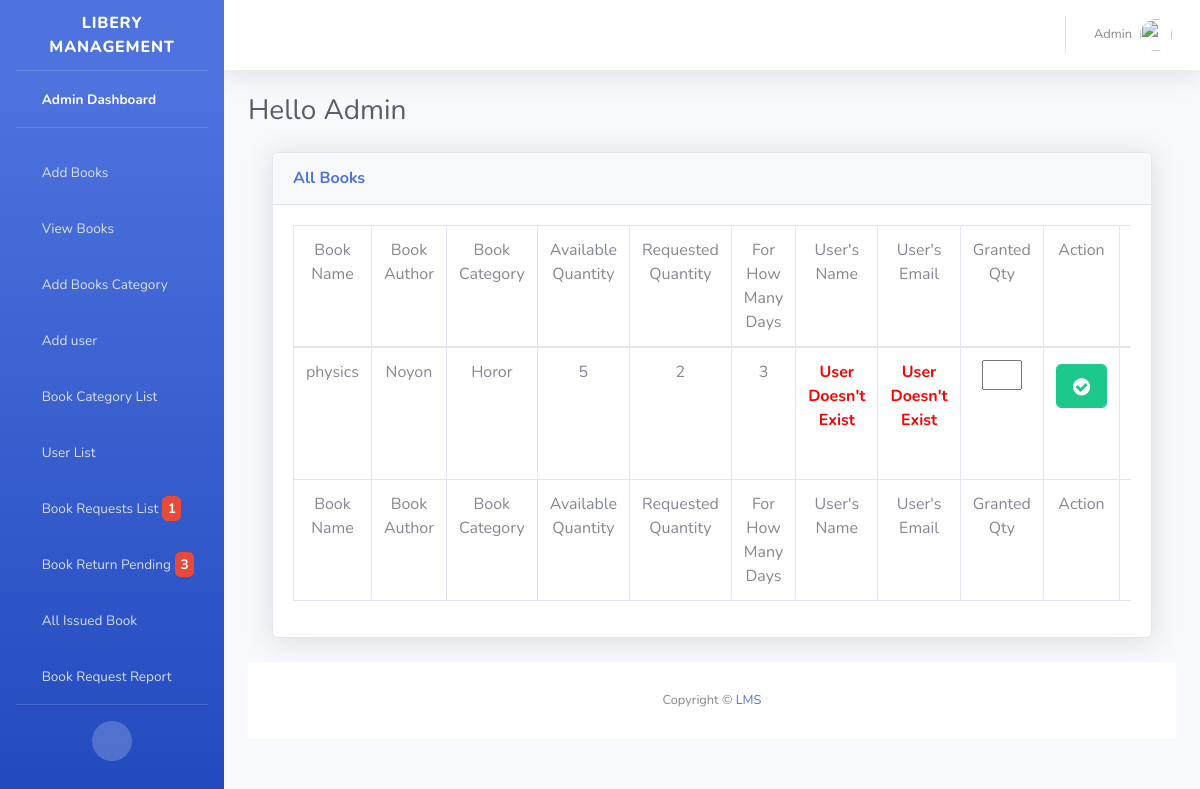
The page /admin/bookrequestlist.php (signed in) on the database its author committed.
### tables this page shows
CREATE TABLE `book_request` (
  `req_id` int(11) NOT NULL,
  `book_name` varchar(255) DEFAULT NULL,
  `author` varchar(255) DEFAULT NULL,
  `cat_name` varchar(255) DEFAULT NULL,
  `hqty` int(11) DEFAULT NULL,
  `days` int(11) DEFAULT NULL,
  `book_id` int(11) DEFAULT NULL,
  `user_id` int(11) DEFAULT NULL,
  `req_status` int(11) NOT NULL DEFAULT '0',
  `dec_reason` varchar(255) NOT NULL
);

CREATE TABLE `book` (
  `book_id` int(11) NOT NULL,
  `book_name` varchar(255) DEFAULT NULL,
  `author` varchar(255) DEFAULT NULL,
  `description` varchar(255) NOT NULL,
  `cat_id` int(11) DEFAULT NULL,
  `qty` int(11) DEFAULT NULL,
  `photo` varchar(255) DEFAULT NULL
);

### admin/bookrequestlist.php (the view, shortened to what this page needs)
<?php
include('ini/header.php');
$sql = "SELECT * FROM book_request
        LEFT JOIN book ON book_request.book_id = book.book_id
        LEFT JOIN user ON book_request.user_id = user.id WHERE book_request.req_status = 0";
$run = mysqli_query($con,$sql);
?>
<div class="container-fluid">
    <div class="card shadow mb-4">
        <div class="card-header py-3">
            <h6 class="m-0 font-weight-bold text-primary">All Books</h6>
        </div>
        <div class="card-body">
            <div class="table-responsive">
                <table class="table table-bordered text-center" id="dataTable" width="100%">
                    <thead>
                        <tr>
                            <td>Book Name</td>
                            <td>Book Author</td>
                            <td>Book Category</td>
                            <td>Available Quantity</td>
                            <td>Requested Quantity</td>
                            <td>For How Many Days</td>
                            <td>User's Name</td>
                            <td>User's Email</td>
                            <td>Granted Qty</td>
                            <td>Action</td>
                            <td>Decline Reason</td>
                        </tr>
                    </thead>
                    <tfoot>
                         <tr>
                            <td>Book Name</td>
                            <td>Book Author</td>
                            <td>Book Category</td>
                            <td>Available Quantity</td>
                            <td>Requested Quantity</td>
                            <td>For How Many Days</td>
                            <td>User's Name</td>
                            <td>User's Email</td>
                            <td>Granted Qty</td>
                            <td>Action</td>
                            <td>Decline Reason</td>
                        </tr>
                    </tfoot>
                    <tbody>
                        <?php while ($data = mysqli_fetch_assoc($run)) { ?>
                            <tr>
                            	<?php if(is_null($data['book_id'])) { ?>
                            		<td style="color: red; font-weight: bolder;">Book Deleted</td>
                            		<td style="color: red; font-weight: bolder;">Book Deleted</td>
                            		<td style="color: red; font-weight: bolder;">Book Deleted</td>
                            		<td style="color: red; font-weight: bolder;">Book Deleted</td>
                            	<?php }else{ ?>
                            		<td><?php echo $data['book_name'] ?></td>
	                                <td><?php echo $data['author'] ?></td>
	                                <td><?php echo $data['cat_name'] ?></td>
	                                <td><?php echo $data['qty'] ?></td>
                            	<?php } ?>
                                <td><?php echo $data['hqty'] ?></td>
                                <td><?php echo $data['days'] ?></td>
							    <?php if(is_null($data['user_id'])) { ?>
							        <td style="color: red; font-weight: bolder;">User Doesn't Exist</td>
							    <?php } else { ?>
							        <td><?php echo $data['s_name'] ?></td>
							    <?php } ?>
                                 <?php if(is_null($data['user_id'])) { ?>
							        <td style="color: red; font-weight: bolder;">User Doesn't Exist</td>
							    <?php } else { ?>
							        <td><?php echo $data['email'] ?></td>
							    <?php } ?>
							    <td>
							    <form action="req_approve.php" method="get">
							        <input type="number" name="granted_qty" style="width: 40px; height: 30px;" required="">
							    <td>
							        <button type="submit" class="btn btn-success btn-lg form-control mt-1"><i class="fa fa-check-circle"></i></button>
								</form>
							    </td>
							    <td>
							    </td>
                            </tr>
                        <?php } ?>
                    </tbody>
                </table>
            </div>
        </div>
    </div>
</div>
<?php include('ini/footer.php') ?>

### admin/ini/header.php (shortened to what this page needs)
<?php session_start();
if(isset($_SESSION['admin_email'])){
    $idd = $_SESSION['id'];
    include('dbcon.php');
    $sql = "SELECT * FROM admin WHERE id = $idd";
    $exe = mysqli_query($con,$sql);
    $data = mysqli_fetch_assoc($exe);
    $sql3 = "SELECT * FROM issued_book WHERE DATE_ADD(issued_book.datee, INTERVAL issued_book.days DAY) < CURDATE() AND return_status = 0";
    $exe3 = mysqli_query($con,$sql3);
    $retbokqty = mysqli_num_rows($exe3);
    $sql1 = "SELECT * FROM book_request WHERE req_status = 0";
    $exe1 = mysqli_query($con,$sql1);
    $reqbokqty = mysqli_num_rows($exe1);
}
else{
    header('location: ../login.php');
}
?>
<!DOCTYPE html>
<html lang="en">
<head>
    <link href="vendor/fontawesome-free/css/all.min.css" rel="stylesheet" type="text/css">
    <link href="css/sb-admin-2.min.css" rel="stylesheet">
    <link href="vendor/datatables/dataTables.bootstrap4.min.css" rel="stylesheet">
    <link rel="stylesheet" href="https://cdnjs.cloudflare.com/ajax/libs/font-awesome/4.7.0/css/font-awesome.min.css">
</head>
<body id="page-top">
    <div id="wrapper">
        <ul class="navbar-nav bg-gradient-primary sidebar sidebar-dark accordion" id="accordionSidebar">
            <a class="sidebar-brand d-flex align-items-center justify-content-center" href="index.php">
                <div class="sidebar-brand-text mx-3">Libery Management</div>
            </a>
            <hr class="sidebar-divider my-0">
            <li class="nav-item active">
                <a class="nav-link" href="index.php">
                    <i class="fas fa-fw fa-tachometer-alt"></i>
                    <span>Admin Dashboard</span></a>
            </li>
            <hr class="sidebar-divider">
            <li class="nav-item">
                <a class="nav-link collapsed" href="add_book.php">
                    <i class="fas fa-fw fa-cog"></i>
                    <span>Add Books</span>
                </a>
            </li>
            <li class="nav-item">
                <a class="nav-link collapsed" href="view_book.php">
                    <i class="fas fa-fw fa-cog"></i>
                    <span>View Books</span>
                </a>
            </li>
            <li class="nav-item">
                <a class="nav-link collapsed" href="add_category.php">
                    <i class="fas fa-fw fa-cog"></i>
                    <span>Add Books Category</span>
                </a>
            </li>
           <li class="nav-item">
                <a class="nav-link collapsed" href="add_user.php">
                    <i class="fas fa-fw fa-cog"></i>
                    <span>Add user</span>
                </a>
            </li>
            <li class="nav-item">
                <a class="nav-link collapsed" href="all_category.php">
                    <i class="fas fa-fw fa-cog"></i>
                    <span>Book Category List</span>
                </a>
            </li>
            <li class="nav-item">
                <a class="nav-link collapsed" href="all_user.php">
                    <i class="fas fa-fw fa-cog"></i>
                    <span>User List</span>
                </a>
            </li>
            <li class="nav-item">
                <a class="nav-link collapsed" href="bookrequestlist.php">
                    <i class="fas fa-fw fa-cog"></i>
                    <span>Book Requests List</span>
                    <span class="badge badge-danger"><?php echo $reqbokqty; ?></span>
                </a>
            </li>
            <li class="nav-item">
                <a class="nav-link collapsed" href="bookreturnpending.php">
                    <i class="fas fa-fw fa-cog"></i>
                    <span>Book Return Pending</span>
                    <span class="badge badge-danger"><?php echo $retbokqty; ?></span>
                </a>
            </li>
            <li class="nav-item">
                <a class="nav-link collapsed" href="allissuedbook.php">
                    <i class="fas fa-fw fa-cog"></i>
                    <span>All Issued Book</span>
                </a>
            </li>
            <li class="nav-item">
                <a class="nav-link collapsed" href="bookrequestreport.php">
                    <i class="fas fa-fw fa-cog"></i>
                    <span>Book Request Report</span>
                </a>
            </li>
            <hr class="sidebar-divider d-none d-md-block">
            <div class="text-center d-none d-md-inline">
                <button class="rounded-circle border-0" id="sidebarToggle"></button>
            </div>
        </ul>
        <div id="content-wrapper" class="d-flex flex-column">
            <div id="content">
                <nav class="navbar navbar-expand navbar-light bg-white topbar mb-4 static-top shadow">
                    <ul class="navbar-nav ml-auto">
                        <li class="nav-item dropdown no-arrow">
                            <a class="nav-link dropdown-toggle" href="#" id="userDropdown" role="button"
                                data-toggle="dropdown" aria-haspopup="true" aria-expanded="false">
                                <span class="mr-2 d-none d-lg-inline text-gray-600 small"><?php echo $data['name'] ?></span>
                                <img class="img-profile rounded-circle"
                                    src="img/undraw_profile.svg">
                            </a>
                        </li>
                    </ul>
                </nav>
                <div class="container-fluid">
                    <div class="d-sm-flex align-items-center justify-content-between mb-4">
                        <h1 class="h3 mb-0 text-gray-800">Hello <?php echo $data['name']; ?></h1>
                    </div>

### rows shown on the page
book_request: book.book_name "physics", book.author "Noyon", cat_name "Horor", book.qty "5", hqty "2", days "3", shows "User Doesn't Exist"

### other values the page prints
$reqbokqty "1"
$retbokqty "3"
$data['name'] "Admin"
